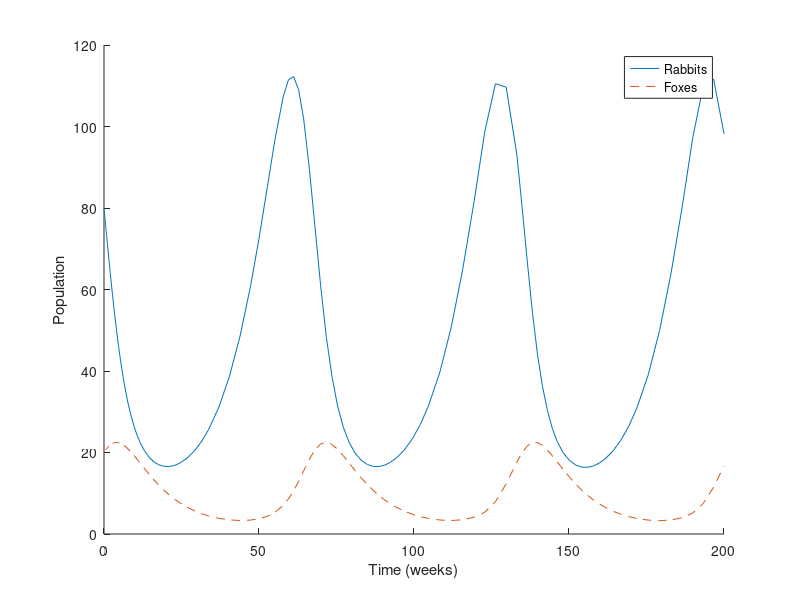
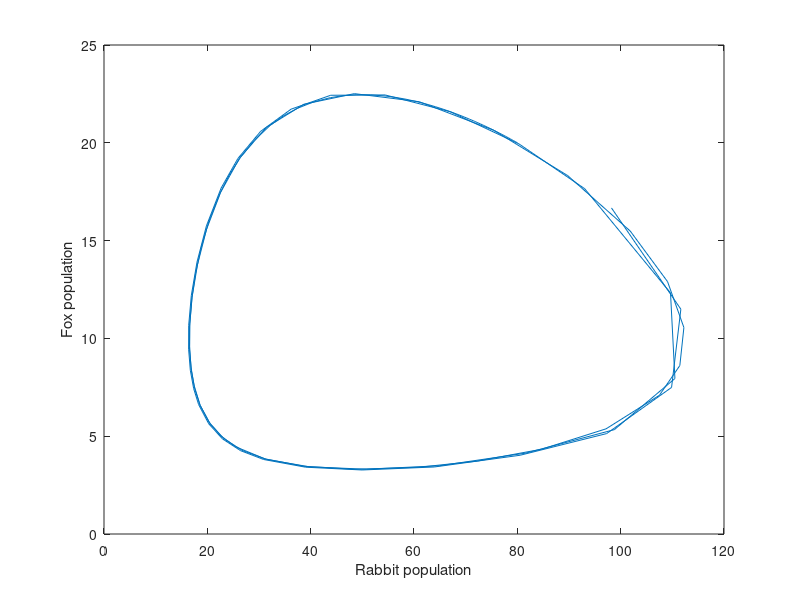

Reproduce these figures in MATLAB, in order.
function res = lotka()
    t = 0;
    V_init = [80, 20];
    rate_func(t, V_init)

    tspan = [0, 200]
    [T, M] = ode45(@rate_func, tspan, V_init)
%     plot(T, M)

    R = M(:, 1);
    F = M(:, 2);
    size(R)
    size(F)
    hold on;
    plot(T, R, '-');
    plot(T, F, '--');
    hold off;
    xlabel('Time (weeks)');
    ylabel('Population');
    legend('Rabbits', 'Foxes');
    
    figure;
    plot(R,F);
    xlabel('Rabbit population');
    ylabel('Fox population');
end

function res = rate_func(t, V)
    % unpack the elements of V
    x = V(1);
    y = V(2);

    % set the parameters
    a = 0.1;
    b = 0.01;
    c = 0.1;
    d = 0.002;

    % compute the derivatives
    dxdt = a*x - b*x*y;
    dydt = -c*y + d*x*y;

    % pack the derivatives into a vector
    res = [dxdt; dydt];
end